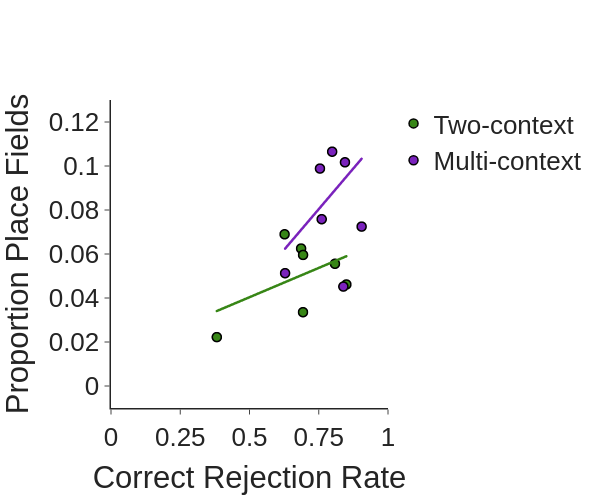

The notebook cell this image was saved under:
### Code cell
## Correlate correct rejection rate with the proportion of place fiels around the reward location
day = 16
yvar = 'proportion'
ufunc = pearsonr
sub_df = rel_df[rel_df['day'] == day]
sub_df = sub_df[sub_df['relative_bin'] == 0]

fig = pf.custom_graph_template(x_title='Correct Rejection Rate', y_title='Proportion Place Fields', width=600)
for group in ['Two-context', 'Multi-context']:
    gdata = sub_df[sub_df['group'] == group]
    fig.add_trace(go.Scattergl(x=gdata['cr'], y=gdata[yvar], mode='markers', marker_color=ce_colors_dict[group],
                               marker=dict(line=dict(width=1.5, color='black')), marker_size=9, name=group))
    
    ## Linear regression to add line of best fit
    X = gdata['cr'].values.reshape(-1, 1)
    y = gdata[yvar].values.reshape(-1, 1)
    reg = LinearRegression().fit(X, y)
    x_true = np.linspace(np.min(X), np.max(X), 15).reshape(-1, 1)
    ypred = reg.predict(x_true)
    fig.add_trace(go.Scattergl(x=x_true.flatten(), y=ypred.flatten(), mode='lines', line_color=ce_colors_dict[group],
                               name=group, legendgroup=group, showlegend=False, line_width=2.5))
fig.update_xaxes(dtick=0.25, range=[0, 1])
fig.update_yaxes(range=[-0.01, 0.125])
if cell_type == 'place_cells':
    fig.update_yaxes(range=[-0.01, 0.13], dtick=0.02)
fig.show()
fig.write_image(pjoin(fig_path, f'{cell_type}_corr_cr_reward_overrep_day{day}.png'))
print(f'Two-context: {ufunc(sub_df['cr'][(sub_df['group'] == 'Two-context') & (sub_df['day'] == day)], sub_df['proportion'][(sub_df['group'] == 'Two-context') & (sub_df['day'] == day)])}')
print(f'Multi-context: {ufunc(sub_df['cr'][(sub_df['group'] == 'Multi-context') & (sub_df['day'] == day)], sub_df['proportion'][(sub_df['group'] == 'Multi-context') & (sub_df['day'] == day)])}')

### Figure 1 — Plotly figure (JSON) as saved in the notebook; plotly's stock layout.template omitted (floating-point values rounded to 4 significant figures)
{"data": [{"marker": {"color": "#378616", "line": {"color": "black", "width": 1.5}, "size": 9}, "mode": "markers", "name": "Two-context", "type": "scattergl", "x": [0.8085, 0.8497, 0.6863, 0.3819, 0.6932, 0.6267, 0.6933], "y": [0.05556, 0.04615, 0.0625, 0.02222, 0.03356, 0.06897, 0.05957]}, {"legendgroup": "Two-context", "line": {"color": "#378616", "width": 2.5}, "mode": "lines", "name": "Two-context", "showlegend": false, "type": "scattergl", "x": [0.3819, 0.4154, 0.4488, 0.4822, 0.5156, 0.549, 0.5824, 0.6158, 0.6492, 0.6826, 0.716, 0.7494, 0.7829, 0.8163, 0.8497], "y": [0.03407, 0.03585, 0.03763, 0.03941, 0.04119, 0.04297, 0.04475, 0.04653, 0.04831, 0.05009, 0.05186, 0.05364, 0.05542, 0.0572, 0.05898]}, {"marker": {"color": "#7A22BC", "line": {"color": "black", "width": 1.5}, "size": 9}, "mode": "markers", "name": "Multi-context", "type": "scattergl", "x": [0.8389, 0.8447, 0.6285, 0.7544, 0.7606, 0.8663, 0.9048, 0.7984], "y": [0.0452, 0.1017, 0.05128, 0.09884, 0.07583, 0.15, 0.07246, 0.1065]}, {"legendgroup": "Multi-context", "line": {"color": "#7A22BC", "width": 2.5}, "mode": "lines", "name": "Multi-context", "showlegend": false, "type": "scattergl", "x": [0.6285, 0.6482, 0.6679, 0.6877, 0.7074, 0.7271, 0.7469, 0.7666, 0.7864, 0.8061, 0.8258, 0.8456, 0.8653, 0.885, 0.9048], "y": [0.06242, 0.06534, 0.06826, 0.07118, 0.07409, 0.07701, 0.07993, 0.08285, 0.08577, 0.08869, 0.09161, 0.09453, 0.09745, 0.1004, 0.1033]}], "layout": {"font": {"family": "Arial", "size": 26}, "height": 500, "title": {"x": 0.5, "xanchor": "center", "y": 0.9, "yanchor": "top"}, "width": 600, "xaxis": {"anchor": "y", "domain": [0, 1], "dtick": 0.25, "linewidth": 1.5, "range": [0, 1], "title": {"text": "Correct Rejection Rate"}}, "yaxis": {"anchor": "x", "domain": [0, 1], "dtick": 0.02, "linewidth": 1.5, "range": [-0.01, 0.13], "title": {"text": "Proportion Place Fields"}}}}
